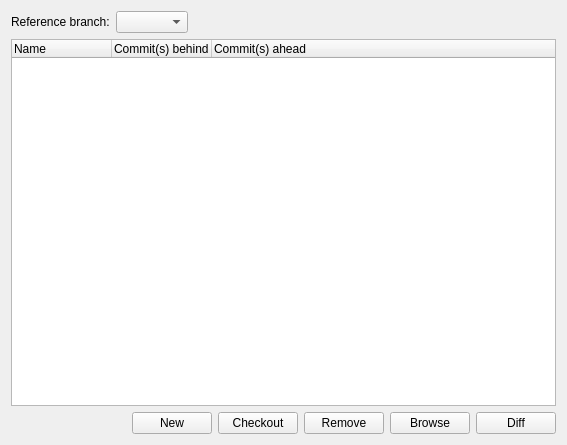
<?xml version="1.0" encoding="UTF-8"?>
<ui version="4.0">
 <class>BranchesStatusWidget</class>
 <widget class="QWidget" name="BranchesStatusWidget">
  <property name="geometry">
   <rect>
    <x>0</x>
    <y>0</y>
    <width>567</width>
    <height>445</height>
   </rect>
  </property>
  <property name="windowTitle">
   <string>Branches</string>
  </property>
  <property name="windowIcon">
   <iconset theme="git-branch">
    <normaloff>.</normaloff>.</iconset>
  </property>
  <layout class="QVBoxLayout" name="verticalLayout">
   <item>
    <layout class="QHBoxLayout" name="horizontalLayout">
     <item>
      <widget class="QLabel" name="label">
       <property name="text">
        <string>Reference branch:</string>
       </property>
      </widget>
     </item>
     <item>
      <widget class="QComboBox" name="comboBoxReferenceBranch"/>
     </item>
     <item>
      <spacer name="horizontalSpacer">
       <property name="orientation">
        <enum>Qt::Horizontal</enum>
       </property>
       <property name="sizeHint" stdset="0">
        <size>
         <width>40</width>
         <height>20</height>
        </size>
       </property>
      </spacer>
     </item>
    </layout>
   </item>
   <item>
    <widget class="QTreeWidget" name="treeWidgetBranches">
     <column>
      <property name="text">
       <string>Name</string>
      </property>
     </column>
     <column>
      <property name="text">
       <string>Commit(s) behind</string>
      </property>
     </column>
     <column>
      <property name="text">
       <string>Commit(s) ahead</string>
      </property>
     </column>
    </widget>
   </item>
   <item>
    <layout class="QHBoxLayout" name="horizontalLayout_2">
     <item>
      <spacer name="horizontalSpacer_2">
       <property name="orientation">
        <enum>Qt::Horizontal</enum>
       </property>
       <property name="sizeHint" stdset="0">
        <size>
         <width>40</width>
         <height>20</height>
        </size>
       </property>
      </spacer>
     </item>
     <item>
      <widget class="QPushButton" name="pushButtonNew">
       <property name="text">
        <string>New</string>
       </property>
       <property name="icon">
        <iconset theme="document-new"/>
       </property>
      </widget>
     </item>
     <item>
      <widget class="QPushButton" name="pushButtonCheckout">
       <property name="text">
        <string>Checkout</string>
       </property>
      </widget>
     </item>
     <item>
      <widget class="QPushButton" name="pushButtonRemoveSelected">
       <property name="text">
        <string>Remove</string>
       </property>
      </widget>
     </item>
     <item>
      <widget class="QPushButton" name="pushButtonBrowse">
       <property name="text">
        <string>Browse</string>
       </property>
      </widget>
     </item>
     <item>
      <widget class="QPushButton" name="pushButtonDiff">
       <property name="text">
        <string>Diff</string>
       </property>
      </widget>
     </item>
    </layout>
   </item>
  </layout>
 </widget>
 <resources/>
 <connections/>
</ui>
